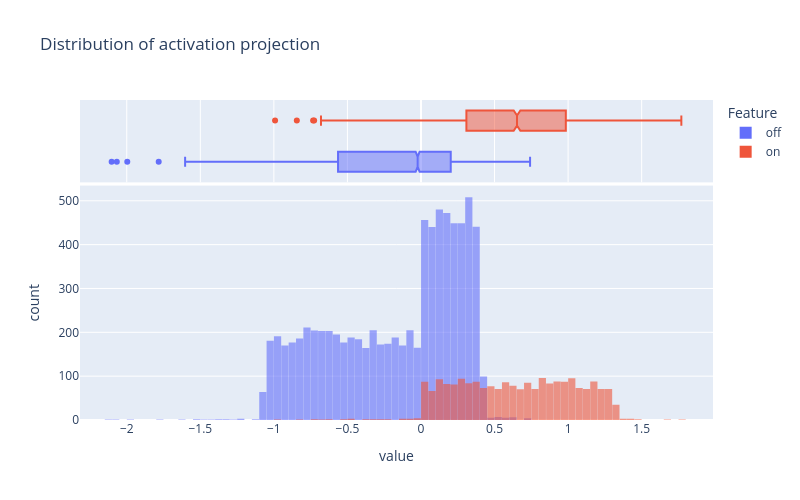
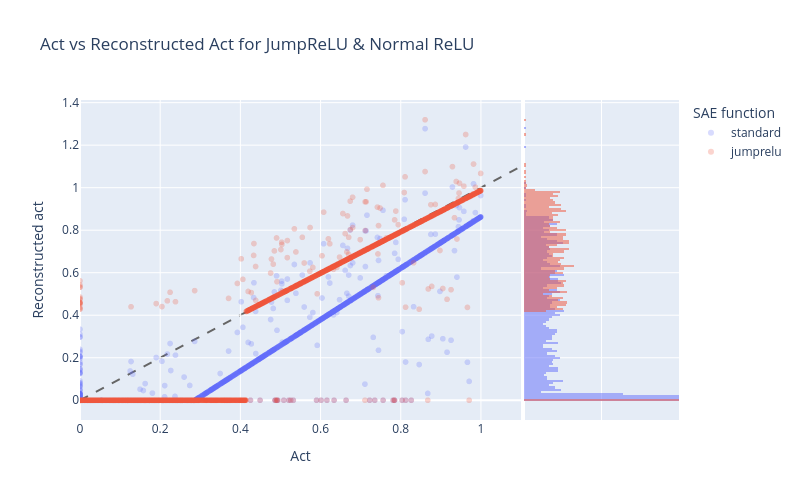

The notebook cell saved with these charts, in order:
### Code cell
# from pathlib import Path
# Animate the best instances, ranked according to average loss near the end of training
n_inst_to_plot = 4
n_batches_for_eval = 10
avg_loss = t.concat([d["loss"] for d in jumprelu_data_log[-n_batches_for_eval:]]).mean(0)
best_instances = avg_loss.topk(n_inst_to_plot, largest=False).indices.tolist()

# utils.animate_features_in_2d(
#     jumprelu_data_log,
#     rows=["W_enc", "h", "h_r"],
#     instances=best_instances,
#     filename=str("animation-training-jumprelu.html"),
#     color_resampled_latents=True,
#     title="JumpReLU SAE on toy model",
# )

# Replicate figure 15 for jumprelu SAE (should get same results as for gated)
replicate_figure_15(
    [
        ("standard", sae, data_log),
        # ("gated", gated_sae, gated_data_log), # you can comment this back in, to compare all 3!
        ("jumprelu", jumprelu_sae, jumprelu_data_log),
    ]
)

### Figure 1 — Plotly figure (JSON) as saved in the notebook; plotly's stock layout.template omitted (floating-point values rounded to 4 significant figures; data arrays with more than 128 entries replaced by an {"elided": "..."} marker saying what was removed)
{"data": [{"alignmentgroup": "True", "bingroup": "x", "hovertemplate": "Feature=off<br>value=%{x}<br>count=%{y}<extra></extra>", "legendgroup": "off", "marker": {"color": "#636efa", "opacity": 0.6, "pattern": {"shape": ""}}, "name": "off", "offsetgroup": "off", "orientation": "v", "showlegend": true, "type": "histogram", "x": {"elided": "7817 float values"}, "xaxis": "x", "yaxis": "y"}, {"alignmentgroup": "True", "hovertemplate": "Feature=off<br>value=%{x}<extra></extra>", "legendgroup": "off", "marker": {"color": "#636efa"}, "name": "off", "notched": true, "offsetgroup": "off", "showlegend": false, "type": "box", "x": {"elided": "7817 float values"}, "xaxis": "x2", "yaxis": "y2"}, {"alignmentgroup": "True", "bingroup": "x", "hovertemplate": "Feature=on<br>value=%{x}<br>count=%{y}<extra></extra>", "legendgroup": "on", "marker": {"color": "#EF553B", "opacity": 0.6, "pattern": {"shape": ""}}, "name": "on", "offsetgroup": "on", "orientation": "v", "showlegend": true, "type": "histogram", "x": {"elided": "2183 float values"}, "xaxis": "x", "yaxis": "y"}, {"alignmentgroup": "True", "hovertemplate": "Feature=on<br>value=%{x}<extra></extra>", "legendgroup": "on", "marker": {"color": "#EF553B"}, "name": "on", "notched": true, "offsetgroup": "on", "showlegend": false, "type": "box", "x": {"elided": "2183 float values"}, "xaxis": "x2", "yaxis": "y2"}], "layout": {"bargap": 0.02, "barmode": "overlay", "height": 500, "legend": {"title": {"text": "Feature"}, "tracegroupgap": 0}, "title": {"text": "Distribution of activation projection"}, "width": 800, "xaxis": {"anchor": "y", "domain": [0, 1], "title": {"text": "value"}}, "xaxis2": {"anchor": "y2", "domain": [0, 1], "matches": "x", "showgrid": true, "showticklabels": false}, "yaxis": {"anchor": "x", "domain": [0, 0.7326], "title": {"text": "count"}}, "yaxis2": {"anchor": "x2", "domain": [0.7426, 1], "matches": "y2", "showgrid": false, "showline": false, "showticklabels": false, "ticks": ""}}}

### Figure 2 — Plotly figure (JSON) as saved in the notebook; plotly's stock layout.template omitted (floating-point values rounded to 4 significant figures; data arrays with more than 128 entries replaced by an {"elided": "..."} marker saying what was removed)
{"data": [{"hovertemplate": "SAE function=standard<br>Act=%{x}<br>Reconstructed act=%{y}<extra></extra>", "legendgroup": "standard", "marker": {"color": "#636efa", "opacity": 0.25, "symbol": "circle"}, "mode": "markers", "name": "standard", "showlegend": true, "type": "scattergl", "x": {"elided": "10000 float values"}, "xaxis": "x", "y": {"elided": "10000 float values"}, "yaxis": "y"}, {"alignmentgroup": "True", "bingroup": "y", "hovertemplate": "SAE function=standard<br>Reconstructed act=%{y}<br>count=%{x}<extra></extra>", "legendgroup": "standard", "marker": {"color": "#636efa"}, "name": "standard", "offsetgroup": "standard", "opacity": 0.5, "showlegend": false, "type": "histogram", "xaxis": "x2", "y": {"elided": "10000 float values"}, "yaxis": "y2"}, {"hovertemplate": "SAE function=jumprelu<br>Act=%{x}<br>Reconstructed act=%{y}<extra></extra>", "legendgroup": "jumprelu", "marker": {"color": "#EF553B", "opacity": 0.25, "symbol": "circle"}, "mode": "markers", "name": "jumprelu", "showlegend": true, "type": "scattergl", "x": {"elided": "10000 float values"}, "xaxis": "x", "y": {"elided": "10000 float values"}, "yaxis": "y"}, {"alignmentgroup": "True", "bingroup": "y", "hovertemplate": "SAE function=jumprelu<br>Reconstructed act=%{y}<br>count=%{x}<extra></extra>", "legendgroup": "jumprelu", "marker": {"color": "#EF553B"}, "name": "jumprelu", "offsetgroup": "jumprelu", "opacity": 0.5, "showlegend": false, "type": "histogram", "xaxis": "x2", "y": {"elided": "10000 float values"}, "yaxis": "y2"}], "layout": {"barmode": "overlay", "height": 500, "legend": {"title": {"text": "SAE function"}, "tracegroupgap": 0}, "shapes": [{"layer": "below", "line": {"color": "#666", "dash": "dash", "width": 2}, "type": "line", "x0": 0, "x1": 1.1, "y0": 0, "y1": 1.1}], "title": {"text": "Act vs Reconstructed Act for JumpReLU & Normal ReLU"}, "width": 800, "xaxis": {"anchor": "y", "domain": [0, 0.7363], "range": [0, 1.1], "title": {"text": "Act"}}, "xaxis2": {"anchor": "y2", "domain": [0.7413, 1], "matches": "x2", "range": [0, 100], "showgrid": true, "showline": false, "showticklabels": false, "ticks": ""}, "yaxis": {"anchor": "x", "domain": [0, 1], "title": {"text": "Reconstructed act"}}, "yaxis2": {"anchor": "x2", "domain": [0, 1], "matches": "y", "showgrid": true, "showticklabels": false}}}
